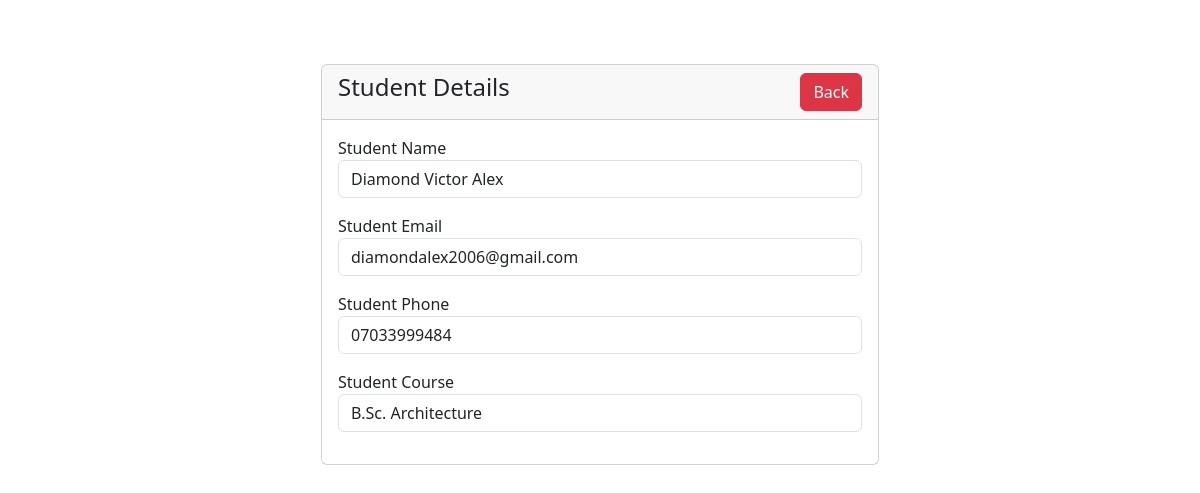
Page /student-view.php?id=1 on the committed database.
### tables this page shows
CREATE TABLE `students` (
  `id` int(11) NOT NULL,
  `name` varchar(225) NOT NULL,
  `email` varchar(225) NOT NULL,
  `phone` varchar(225) NOT NULL,
  `course` varchar(225) NOT NULL
);

### student-view.php (the view, shortened to what this page needs)
<?php
require 'dbcon.php';
?>
<!doctype html>
<html lang="en">
<head>
    <link href="https://cdn.jsdelivr.net/npm/bootstrap@5.3.3/dist/css/bootstrap.min.css" rel="stylesheet">
</head>
<body>
    <div class="container mt-3">
        <div class="row">
            <div class="col-md-12 d-flex justify-content-center">
                <div class="card  w-50 mt-5">
                    <div class="card-header">
                        <h4>Student Details <a href="index.php" class="btn btn-danger float-end">Back</a></h4>
                    </div>
                    <div class="card-body">
                        <?php
                        if (isset($_GET['id'])) {
                            $student_id  = mysqli_real_escape_string($con, $_GET['id']);
                            $query  = "SELECT * FROM students WHERE id ='$student_id'";
                            $query_run  = mysqli_query($con, $query);
                            if (mysqli_num_rows($query_run) > 0) {
                                $student = mysqli_fetch_array($query_run);
                        ?>
                            <div class="mb-3">
                                <label>Student Name</label>
                                <p class="form-control">
                                    <?php echo $student['name']; ?>
                                </p>
                            </div>
                            <div class="mb-3">
                                <label>Student Email</label>
                                <p class="form-control">
                                    <?php echo $student['email']; ?>
                                </p>
                            </div>
                            <div class="mb-3">
                                <label>Student Phone</label>
                                <p class="form-control">
                                    <?php echo $student['phone']; ?>
                                </p>
                            </div>
                            <div class="mb-3">
                                <label>Student Course</label>
                                <p class="form-control">
                                    <?php echo $student['course']; ?>
                                </p>
                            </div>
                        <?php
                            } else {
                                echo "<h4>No Such ID Found</h4>";
                            }
                        }
                        ?>
                    </div>
                </div>
            </div>
        </div>
    </div>
</body>
</html>

### rows in the picture
students: name "Diamond Victor Alex", email "diamondalex2006@gmail.com", phone "07033999484", course "B.Sc. Architecture"
